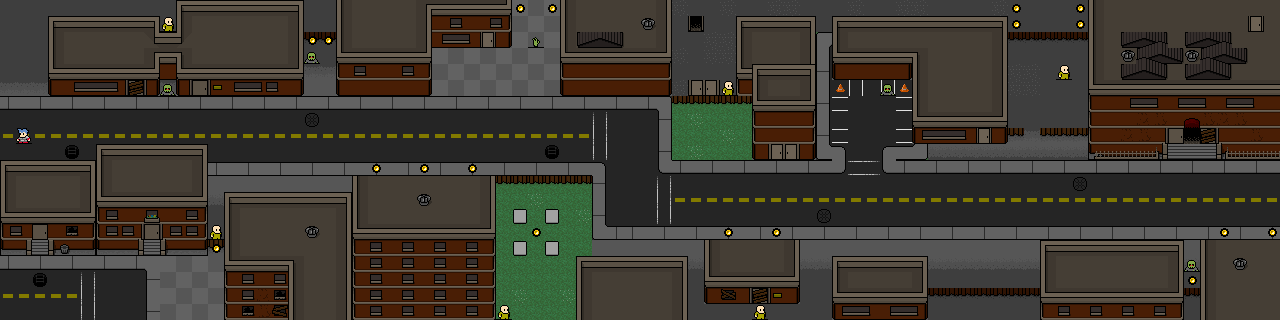

Rendered tile map (Tiled .tmx) drawn with the repository's tilesets; below, a short description and the map source with its tile grids summarised:
An orthogonal 80x20 tile map with 16x16 px tiles, 2 tile layers (bg, placement), 1 hidden layer not drawn.

<map version="1.0" orientation="orthogonal" width="80" height="20" tilewidth="16" tileheight="16">
 <properties>
  <property name="safe" value="74,8;" />
  <property name="warp" value="4,9:2,17;2,17:4,9;34,9:43,1;43,1:34,9;" />
 </properties>
 <tileset firstgid="1" name="ztown" tilewidth="16" tileheight="16">
  <image source="ztown.png" width="256" height="295" />
 </tileset>
 <layer name="bg" width="80" height="20">
  <data>[1600 cells, 1600 non-empty, 121 distinct tile ids]</data>
 </layer>
 <layer name="fg" width="80" height="20" visible="0">
  <data>[1600 cells, 72 non-empty, 18 distinct tile ids]</data>
 </layer>
 <layer name="placement" width="80" height="20">
  <data>[1600 cells, 30 non-empty, 5 distinct tile ids]</data>
 </layer>
</map>
